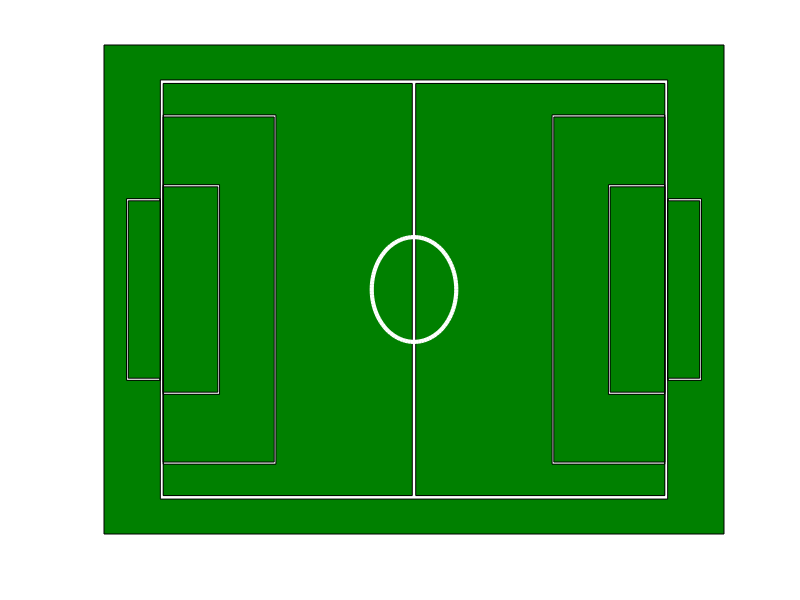

Source code (MATLAB):
% football field
patch([0 1100 1100 0], [0 0 700 700], [0 0.5 0]);
patch([100 1000 1000 100], [50 50 650 650], [1 1 1]);

%left field
patch([105 547 547 105], [55 55 645 645], [0 0.5 0]);
%Penatly area
patch([105 305 305 105], [100 100 600 600], [1 1 1]);
patch([105 302 302 105], [103 103 597 597], [0 0.5 0]);
%goal area
patch([105 205 205 105], [200 200 500 500], [1 1 1]);
patch([105 202 202 105], [203 203 497 497], [0 0.5 0]);
%gate area
patch([40 100 100 40], [220 220 480 480], [1 1 1]);
patch([43 100 100 43], [223 223 477 477], [0 0.5 0]);

%right field
patch([553 995 995 553], [55 55 645 645], [0 0.5 0]);
%Penatly area
patch([795 995 995 795], [100 100 600 600], [1 1 1]);
patch([798 995 995 798], [103 103 597 597], [0 0.5 0]);
%goal area
patch([895 995 995 895], [200 200 500 500], [1 1 1]);
patch([898 995 995 898], [203 203 497 497], [0 0.5 0]);
%gate area
patch([1000 1060 1060 1000], [220 220 480 480], [1 1 1]);
patch([1000 1057 1057 1000], [223 223 477 477], [0 0.5 0]);


viscircles([550 350],75,'Color','w');



% 设置坐标轴范围
axis([0 1100 0 700]);

axis off
box off